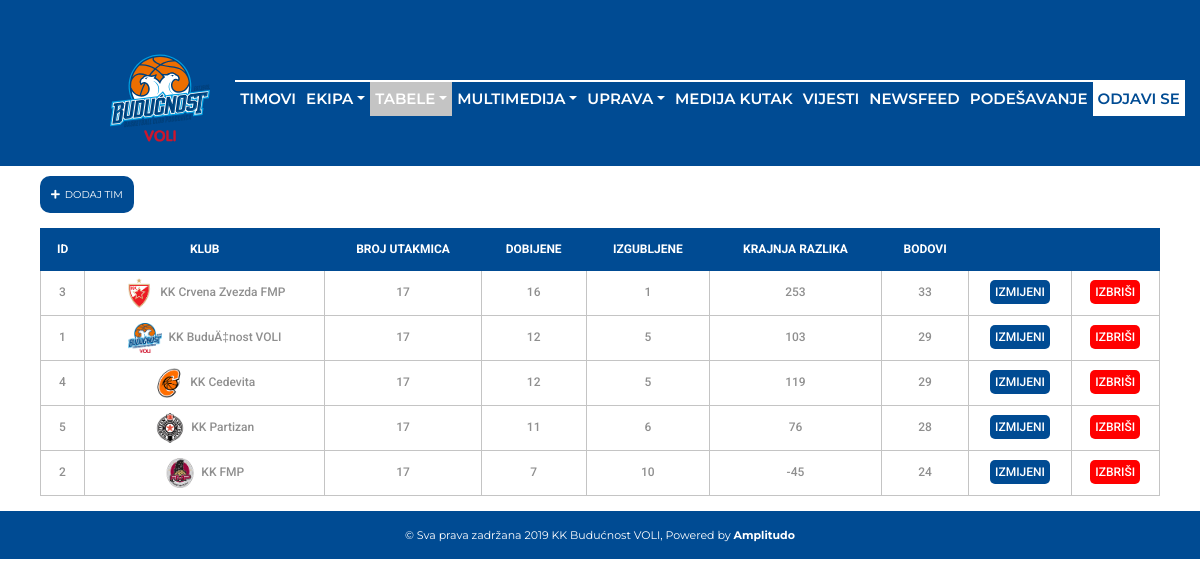
Screenshot of /admin/aba.php (signed in) with the database file from the repository.
### tables this page shows
CREATE TABLE `aba` (
  `id` int(11) NOT NULL,
  `klub_id` int(11) NOT NULL,
  `broj_utakmica` int(11) NOT NULL DEFAULT '0',
  `dobijene` int(11) NOT NULL DEFAULT '0',
  `izgubljene` int(11) NOT NULL DEFAULT '0',
  `krajnja_razlika` int(11) NOT NULL DEFAULT '0',
  `bodovi` int(11) NOT NULL DEFAULT '0'
);

CREATE TABLE `timovi` (
  `id` int(11) NOT NULL,
  `naziv` varchar(45) NOT NULL,
  `logo` text NOT NULL,
  `dvorana` varchar(255) NOT NULL
);

### admin/aba.php (the view, shortened to what this page needs)
<?php include "includes/adminHeader.php";?>
</head>
<body>
<?php include "includes/adminNav.php";?>
<div class="container  px-3 py-3">
        <div class="row">
            <div class="col-sm-6 col-md-5 col-lg-3">
                <a href="dodajTimAba.php" class="btn dodaj_btn  mb-3">
                    <i class="fas fa-plus"></i>&ensp;DODAJ TIM</a>
            </div>
        </div>
        <div class="col-lg-12 p-0 text-center" style="overflow-x: auto;">
            <table class="tableLiga table-hover my-2">
                                  <thead>
                                      <th>ID</th>
                                      <th>KLUB</th>
                                      <th>BROJ UTAKMICA</th>
                                      <th>DOBIJENE</th>
                                      <th>IZGUBLJENE</th>
                                      <th>KRAJNJA RAZLIKA</th>
                                      <th>BODOVI</th>
                                      <th></th>
                                      <th></th>
                                 </thead>
                                  <tbody>
                                     <?php
                                     $stmtSezone = mysqli_prepare($connection, "SELECT a.id, b.naziv, b.logo, a.broj_utakmica, a.dobijene, a.izgubljene, a.krajnja_razlika, a.bodovi FROM aba a JOIN timovi b ON a.klub_id = b.id ORDER BY a.bodovi DESC");
                                     $stmtSezone->execute();
                                     $stmtSezone->bind_result($id, $naziv, $logo, $broj_utakmica, $dobijene, $izgubljene, $krajnja_razlika, $bodovi);
                                      while($stmtSezone->fetch()){
                                   ?>
                                     <tr class="tableRow">
                                      <td><?php echo $id ?></td>
                                      <td><a href="images/timovi/<?php echo $logo ?>" target="_blank"><img class="img-resposnive" src="images/timovi/<?php echo $logo ?>" style="max-height: 30px"></a>&ensp;<?php echo $naziv ?></td>
                                      <td><?php echo $broj_utakmica ?></td>
                                      <td><?php echo $dobijene ?></td>
                                      <td><?php echo $izgubljene ?></td>
                                      <td><?php echo $krajnja_razlika ?></td>
                                      <td><?php echo $bodovi ?></td>
                                      <td>
                                          <a href="izmijeniTimAba.php?id=<?php echo $id ?>" class="edit_btn">IZMIJENI</a>
                                      </td>
                                      <td>
                                          <span class="delete_btn">IZBRIŠI</span>
                                      </td>
                                      </tr>
                                    <?php } ?>
                                  </tbody>
                                 </table>
        </div>
</div>
<?php include "includes/adminFooter.php";?>

### rows the page displays
aba: id "3", klub.logo (picture), klub.naziv "KK Crvena Zvezda FMP", broj_utakmica "17", dobijene "16", izgubljene "1", krajnja_razlika "253", bodovi "33"
aba: id "1", klub.logo (picture), klub.naziv "KK BuduÄ‡nost VOLI", broj_utakmica "17", dobijene "12", izgubljene "5", krajnja_razlika "103", bodovi "29"
aba: id "4", klub.logo (picture), klub.naziv "KK Cedevita", broj_utakmica "17", dobijene "12", izgubljene "5", krajnja_razlika "119", bodovi "29"
aba: id "5", klub.logo (picture), klub.naziv "KK Partizan", broj_utakmica "17", dobijene "11", izgubljene "6", krajnja_razlika "76", bodovi "28"
aba: id "2", klub.logo (picture), klub.naziv "KK FMP", broj_utakmica "17", dobijene "7", izgubljene "10", krajnja_razlika "-45", bodovi "24"
